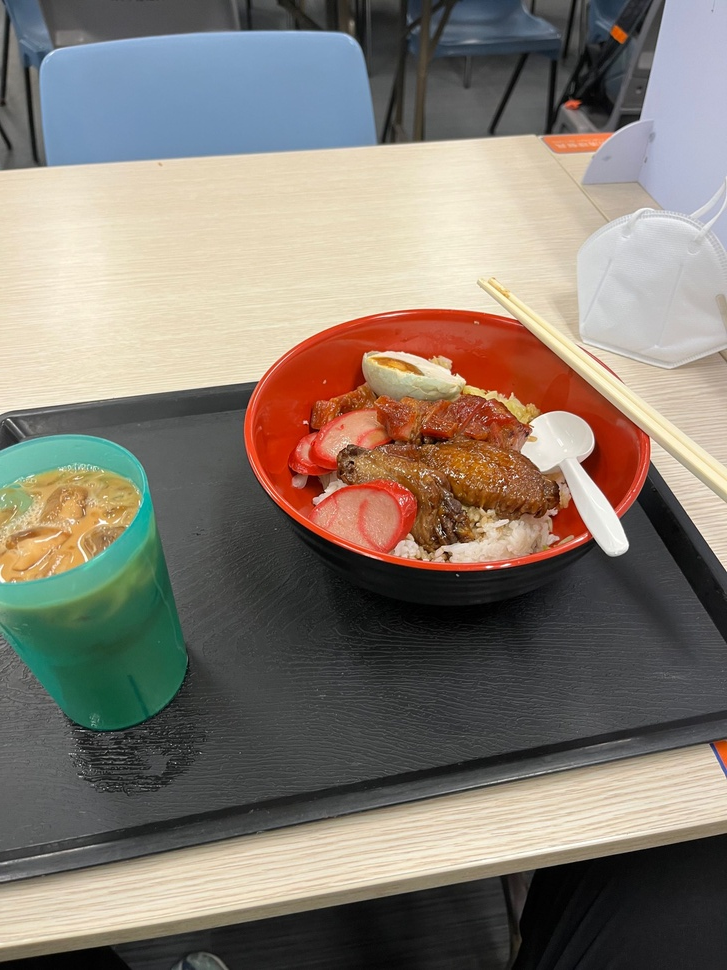
//> input picture experience_1/experience1_3.jpg, 727 x 970 px, shrunk from 1827 x 2436 before the run
$ ./main   (built with g++ and OpenCV 4)
//> lines starting //> are read from the running program, lines starting //| are printed output that depends on the picture
#include <iostream>
#include <vector>
#include <string>
#include <opencv2/opencv.hpp>
#include <vector>
using namespace std;
using namespace cv;


string home="/Users/zhengluzhou/Desktop/study/Digital Image Processing/experience/experience_1/"; //工作目录

// [69 lines left out: functions v_contrast_change, gray_contrast_change, homework1, ksize_change, homework2, not called in this run]

void homework3() {
    Mat src = imread(home+"experience1_3.JPG");
//> src is the input picture: 970 rows x 727 cols, CV_8UC3; mean B, G, R 113.2, 123.5, 132.7
    Mat kernel1_Gx = (Mat_<char>(3,3)<<-1,0,1,-2,0,2,-1,0,1);
    Mat kernel1_Gy = (Mat_<char>(3,3)<<1,2,1,0,0,0,-1,-2,-1);
    Mat kernel2_Gx = (Mat_<char>(3,3)<<-1,0,1,-1,0,1,-1,0,1);
    Mat kernel2_Gy = (Mat_<char>(3,3)<<1,1,1,0,0,0,-1,-1,-1);
    //Mat kernel3 = (Mat_<char>(3,3)<<-1,-1,2,-1,2,-1,2,-1,-1);
    Mat kernel3_1 = (Mat_<char>(3,3)<<2,-1,-1,-1,2,-1,-1,-1,2);
    Mat kernel3_2 = (Mat_<char>(3,3)<<-1,-1,2,-1,2,-1,2,-1,-1);
    Mat dst1,dst2,dst3,dst3_1,dst3_2,dst1_x,dst1_y,dst2_x,dst2_y;
    namedWindow("src",WINDOW_AUTOSIZE);
    imshow("src",src);
    filter2D(src,dst1_x,-1,kernel1_Gx);
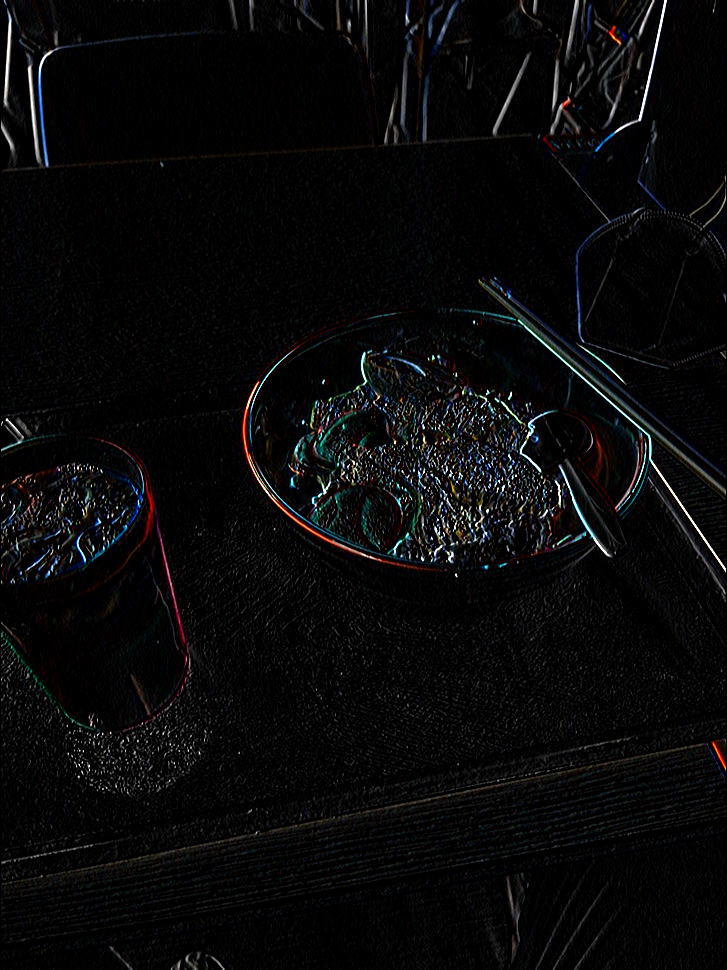
//> dst1_x: 970 rows x 727 cols, CV_8UC3; mean B, G, R 9.2, 8.8, 8.6
    filter2D(src,dst1_y,-1,kernel1_Gy);
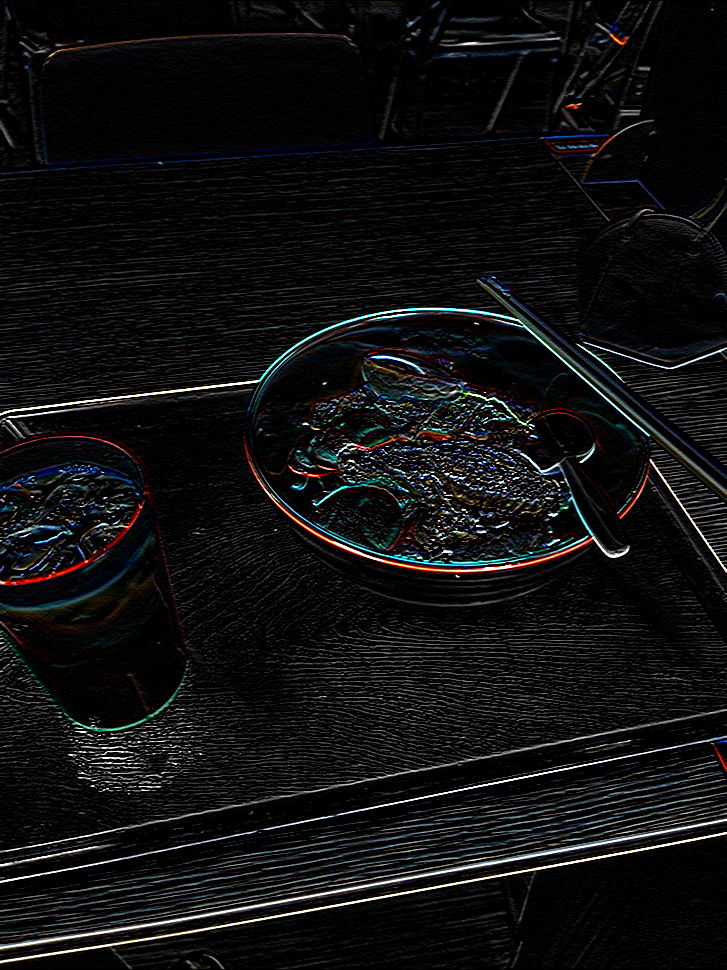
//> dst1_y: 970 rows x 727 cols, CV_8UC3; mean B, G, R 16.5, 16.1, 15.7
    addWeighted(dst1_x,0.5,dst1_y,0.5,0,dst1);
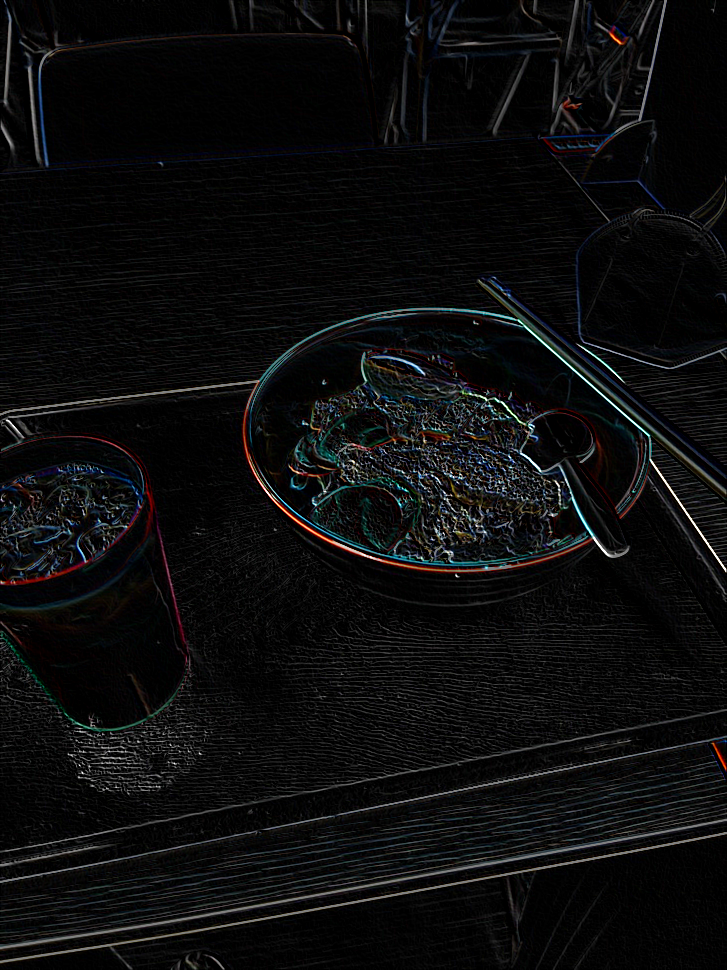
//> dst1: 970 rows x 727 cols, CV_8UC3; mean B, G, R 12.9, 12.4, 12.2
    filter2D(src,dst2_x,-1,kernel2_Gx);
    filter2D(src,dst2_y,-1,kernel2_Gy);
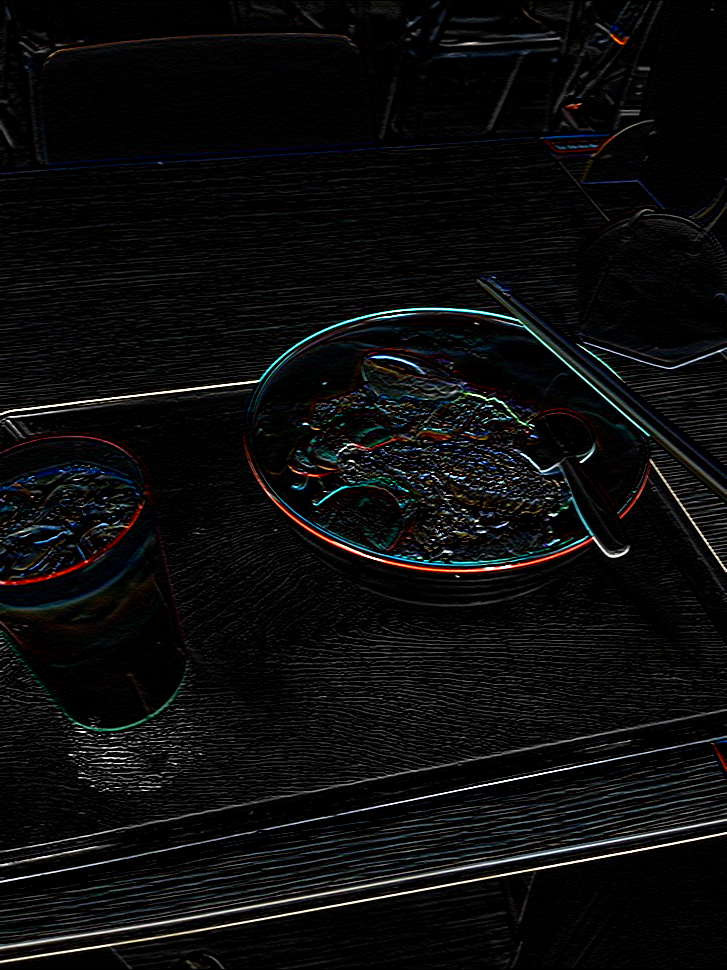
//> dst2_y: 970 rows x 727 cols, CV_8UC3; mean B, G, R 12.7, 12.3, 12
    addWeighted(dst2_x,0.5,dst2_y,0.5,0,dst2);
    filter2D(src,dst3_1,-1,kernel3_1);
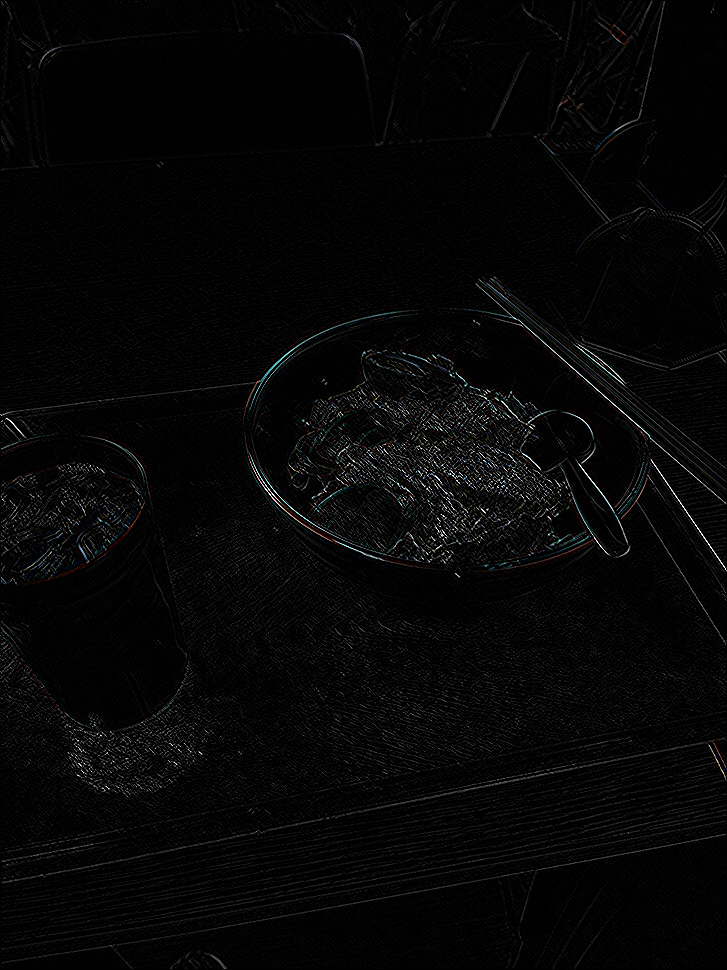
//> dst3_1: 970 rows x 727 cols, CV_8UC3; mean B, G, R 6.1, 6.1, 6
    //filter2D(src,dst3_2,-1,kernel3_2);
    //addWeighted(dst3_1,0.5,dst3_2,0.5,0,dst3);
    namedWindow("kernel1",WINDOW_AUTOSIZE);
    imshow("kernel1",dst1);
    namedWindow("kernel2",WINDOW_AUTOSIZE);
    imshow("kernel2",dst2);
    namedWindow("kernel3",WINDOW_AUTOSIZE);
    imshow("kernel3",dst3_1);
    waitKey(0);
}

int main() {
    //homework1();
    //homework2();
    homework3();
    return 0;
}
